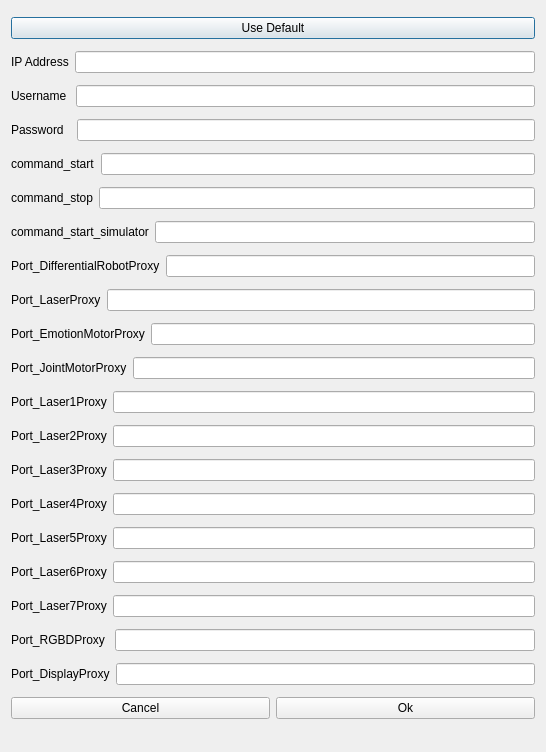
<?xml version="1.0" encoding="UTF-8"?>
<ui version="4.0">
 <class>Dialog</class>
 <widget class="QDialog" name="Dialog">
  <property name="geometry">
   <rect>
    <x>0</x>
    <y>0</y>
    <width>546</width>
    <height>752</height>
   </rect>
  </property>
  <property name="windowTitle">
   <string>Dialog</string>
  </property>
  <layout class="QVBoxLayout" name="verticalLayout">
   <item>
    <widget class="QPushButton" name="Default">
     <property name="text">
      <string>Use Default</string>
     </property>
    </widget>
   </item>
   <item>
    <layout class="QHBoxLayout" name="horizontalLayout_2">
     <item>
      <widget class="QLabel" name="IPAdress">
       <property name="text">
        <string>IP Address</string>
       </property>
      </widget>
     </item>
     <item>
      <widget class="QLineEdit" name="IP"/>
     </item>
    </layout>
   </item>
   <item>
    <layout class="QHBoxLayout" name="horizontalLayout_3" stretch="0,0">
     <property name="bottomMargin">
      <number>0</number>
     </property>
     <item>
      <widget class="QLabel" name="userName">
       <property name="text">
        <string>Username </string>
       </property>
      </widget>
     </item>
     <item>
      <widget class="QLineEdit" name="user"/>
     </item>
    </layout>
   </item>
   <item>
    <layout class="QHBoxLayout" name="horizontalLayout_4">
     <property name="bottomMargin">
      <number>0</number>
     </property>
     <item>
      <widget class="QLabel" name="PasswordLabel">
       <property name="text">
        <string>Password  </string>
       </property>
       <property name="textFormat">
        <enum>Qt::AutoText</enum>
       </property>
      </widget>
     </item>
     <item>
      <widget class="QLineEdit" name="password"/>
     </item>
    </layout>
   </item>
   <item>
    <layout class="QHBoxLayout" name="horizontalLayout_5">
     <property name="bottomMargin">
      <number>0</number>
     </property>
     <item>
      <widget class="QLabel" name="commandStart">
       <property name="text">
        <string>command_start</string>
       </property>
      </widget>
     </item>
     <item>
      <widget class="QLineEdit" name="start"/>
     </item>
    </layout>
   </item>
   <item>
    <layout class="QHBoxLayout" name="horizontalLayout_6">
     <property name="bottomMargin">
      <number>0</number>
     </property>
     <item>
      <widget class="QLabel" name="label_3">
       <property name="text">
        <string>command_stop</string>
       </property>
      </widget>
     </item>
     <item>
      <widget class="QLineEdit" name="stop"/>
     </item>
    </layout>
   </item>
   <item>
    <layout class="QHBoxLayout" name="horizontalLayout_7">
     <property name="bottomMargin">
      <number>0</number>
     </property>
     <item>
      <widget class="QLabel" name="label_4">
       <property name="text">
        <string>command_start_simulator</string>
       </property>
      </widget>
     </item>
     <item>
      <widget class="QLineEdit" name="startSimulator"/>
     </item>
    </layout>
   </item>
   <item>
    <layout class="QHBoxLayout" name="horizontalLayout_9">
     <property name="bottomMargin">
      <number>0</number>
     </property>
     <item>
      <widget class="QLabel" name="label_5">
       <property name="text">
        <string>Port_DifferentialRobotProxy</string>
       </property>
      </widget>
     </item>
     <item>
      <widget class="QLineEdit" name="PortDiff"/>
     </item>
    </layout>
   </item>
   <item>
    <layout class="QHBoxLayout" name="horizontalLayout_10">
     <property name="bottomMargin">
      <number>0</number>
     </property>
     <item>
      <widget class="QLabel" name="label_6">
       <property name="text">
        <string>Port_LaserProxy</string>
       </property>
      </widget>
     </item>
     <item>
      <widget class="QLineEdit" name="PortLaser"/>
     </item>
    </layout>
   </item>
   <item>
    <layout class="QHBoxLayout" name="horizontalLayout_12">
     <property name="bottomMargin">
      <number>0</number>
     </property>
     <item>
      <widget class="QLabel" name="label_7">
       <property name="text">
        <string>Port_EmotionMotorProxy</string>
       </property>
      </widget>
     </item>
     <item>
      <widget class="QLineEdit" name="PortEmotion"/>
     </item>
    </layout>
   </item>
   <item>
    <layout class="QHBoxLayout" name="horizontalLayout_13">
     <property name="bottomMargin">
      <number>0</number>
     </property>
     <item>
      <widget class="QLabel" name="label_8">
       <property name="text">
        <string>Port_JointMotorProxy</string>
       </property>
      </widget>
     </item>
     <item>
      <widget class="QLineEdit" name="PortJoint"/>
     </item>
    </layout>
   </item>
   <item>
    <layout class="QHBoxLayout" name="horizontalLayout_14">
     <property name="bottomMargin">
      <number>0</number>
     </property>
     <item>
      <widget class="QLabel" name="label_9">
       <property name="text">
        <string>Port_Laser1Proxy</string>
       </property>
      </widget>
     </item>
     <item>
      <widget class="QLineEdit" name="Laser1"/>
     </item>
    </layout>
   </item>
   <item>
    <layout class="QHBoxLayout" name="horizontalLayout_15">
     <property name="bottomMargin">
      <number>0</number>
     </property>
     <item>
      <widget class="QLabel" name="label_10">
       <property name="text">
        <string>Port_Laser2Proxy</string>
       </property>
      </widget>
     </item>
     <item>
      <widget class="QLineEdit" name="Laser2"/>
     </item>
    </layout>
   </item>
   <item>
    <layout class="QHBoxLayout" name="horizontalLayout_16">
     <property name="bottomMargin">
      <number>0</number>
     </property>
     <item>
      <widget class="QLabel" name="label_11">
       <property name="text">
        <string>Port_Laser3Proxy</string>
       </property>
      </widget>
     </item>
     <item>
      <widget class="QLineEdit" name="Laser3"/>
     </item>
    </layout>
   </item>
   <item>
    <layout class="QHBoxLayout" name="horizontalLayout_17">
     <property name="bottomMargin">
      <number>0</number>
     </property>
     <item>
      <widget class="QLabel" name="label_12">
       <property name="text">
        <string>Port_Laser4Proxy</string>
       </property>
      </widget>
     </item>
     <item>
      <widget class="QLineEdit" name="Laser4"/>
     </item>
    </layout>
   </item>
   <item>
    <layout class="QHBoxLayout" name="horizontalLayout_18">
     <property name="bottomMargin">
      <number>0</number>
     </property>
     <item>
      <widget class="QLabel" name="label_13">
       <property name="text">
        <string>Port_Laser5Proxy</string>
       </property>
      </widget>
     </item>
     <item>
      <widget class="QLineEdit" name="Laser5"/>
     </item>
    </layout>
   </item>
   <item>
    <layout class="QHBoxLayout" name="horizontalLayout_19">
     <property name="bottomMargin">
      <number>0</number>
     </property>
     <item>
      <widget class="QLabel" name="label_14">
       <property name="text">
        <string>Port_Laser6Proxy</string>
       </property>
      </widget>
     </item>
     <item>
      <widget class="QLineEdit" name="Laser6"/>
     </item>
    </layout>
   </item>
   <item>
    <layout class="QHBoxLayout" name="horizontalLayout_20">
     <property name="bottomMargin">
      <number>0</number>
     </property>
     <item>
      <widget class="QLabel" name="label_15">
       <property name="text">
        <string>Port_Laser7Proxy</string>
       </property>
      </widget>
     </item>
     <item>
      <widget class="QLineEdit" name="Laser7"/>
     </item>
    </layout>
   </item>
   <item>
    <layout class="QHBoxLayout" name="horizontalLayout_21">
     <property name="bottomMargin">
      <number>0</number>
     </property>
     <item>
      <widget class="QLabel" name="label_16">
       <property name="text">
        <string>Port_RGBDProxy </string>
       </property>
      </widget>
     </item>
     <item>
      <widget class="QLineEdit" name="RGBD"/>
     </item>
    </layout>
   </item>
   <item>
    <layout class="QHBoxLayout" name="horizontalLayout_22">
     <property name="bottomMargin">
      <number>0</number>
     </property>
     <item>
      <widget class="QLabel" name="label_17">
       <property name="text">
        <string>Port_DisplayProxy</string>
       </property>
      </widget>
     </item>
     <item>
      <widget class="QLineEdit" name="display"/>
     </item>
    </layout>
   </item>
   <item>
    <layout class="QHBoxLayout" name="horizontalLayout">
     <item>
      <widget class="QPushButton" name="cancelPushButton">
       <property name="text">
        <string>Cancel</string>
       </property>
       <property name="autoDefault">
        <bool>false</bool>
       </property>
      </widget>
     </item>
     <item>
      <widget class="QPushButton" name="okPushButton">
       <property name="text">
        <string>Ok</string>
       </property>
      </widget>
     </item>
    </layout>
   </item>
  </layout>
 </widget>
 <resources/>
 <connections/>
</ui>
